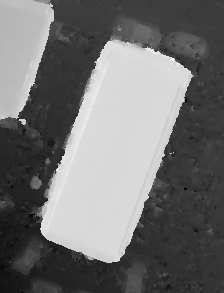
#> input picture buildingDSM.png, 224 x 293 px
$ python LaplaceDTM.py   (older library calls are emulated)
#> lines starting #> are read from the running program, lines starting #| are printed output that depends on the picture; after the words box and inside, x2 and y2 are one past the last pixel; in counts of white or black regions, pixels touching at a corner belong together; long printed decimals are rounded
print('Initialisation')
import numpy as np
import imageio
import scipy as sp
import scipy.misc as sm
import scipy.sparse.linalg as ssl

# input/output
DSM_filename = "buildingDSM.png"
DTM_filename = "buildingDTM.png"
# new mode: no masks
building_mask_filename = "" #"building_mask.png"
water_mask_filename = "" #"water_mask.png"

# parameters
l_water = 1.e9  # amount of smoothing in the water
l_ground = 100  # amount of smoothing on the ground
buffer = 10
max_iter = 10
max_error = 1e-1
show_result = 1

if show_result:
    import matplotlib.pyplot as plt
    import matplotlib.colors as pltc
    from mpl_toolkits.axes_grid1 import make_axes_locatable

# sparse column gradient matrix
def Gcs(nl, nc):
    data = []
    row_ind = []
    col_ind = []
    i_l = 0
    for l in range(nl):
        for c in range(nc - 1):
            data.append(-1)
            row_ind.append(i_l)
            col_ind.append(c + nc * l)
            data.append(1)
            row_ind.append(i_l)
            col_ind.append(c + 1 + nc * l)
            i_l += 1
    return sp.sparse.csr_matrix((data, (row_ind, col_ind)))


# sparse line gradient matrix
def Gls(nl, nc):
    data = []
    row_ind = []
    col_ind = []
    i_l = 0
    for l in range(nl - 1):
        for c in range(nc):
            data.append(-1)
            row_ind.append(i_l)
            col_ind.append(c + nc * l)
            data.append(1)
            row_ind.append(i_l)
            col_ind.append(c + nc * (l + 1))
            i_l += 1
    return sp.sparse.csr_matrix((data, (row_ind, col_ind)))


# sparse identity matrix
def sparse_eye(n):
    return sp.sparse.csr_matrix((np.ones(n), (range(n), range(n))))


# sparse diagonal matrix
def sparse_diag(v):
    n = v.shape[0]
    return sp.sparse.csr_matrix((v, (range(n), range(n))))


def read_as_2D_float(filename):
#> called with filename = 'buildingDSM.png'
    print('Reading %s' % filename)
    data =  imageio.imread(filename)
#> data is the input picture: shape (293, 224, 4); mean R, G, B, A 112.8, 112.8, 112.8, 255
    if len(data.shape) > 2:
        data = data[:, :, 0]  # take first channel for color image
#> data: shape (293, 224)
    return data.astype(float)


def to_vect(data):
    return np.reshape(data, data.shape[0] * data.shape[1])


# compute M^tWM where W is the weight combining a ground weight and a water weight
def weighted_square(M, water_weight):
    weight_diag = sparse_diag(l_ground*np.ones(water_weight.shape[0]) + l_water * water_weight)
    wM = np.dot(weight_diag, M)
    return np.dot(M.transpose(), wM)


# read inputs and store them in vectors
DSM = read_as_2D_float(DSM_filename)

DSM_vect = to_vect(DSM)
if building_mask_filename:
    building_mask = read_as_2D_float(building_mask_filename)/255
else:
    building_mask = np.zeros(DSM.shape)

if water_mask_filename:
    water_mask = read_as_2D_float(water_mask_filename)/255
else:
    water_mask = np.zeros(DSM.shape)

ground_mask = 1 - np.maximum(building_mask, water_mask)
#> building_mask: shape (293, 224) float64; every value is 0
ground_mask_vect = to_vect(ground_mask)
#> ground_mask: shape (293, 224) float64; every value is 1

# water mask is used to weight gradients, defined on images with one less column/line
water_mask_c = water_mask[:, 0:-1]
water_mask_c_vect = to_vect(water_mask_c)
#> water_mask_c: shape (293, 223) float64; every value is 0
water_mask_l = water_mask[0:-1, :]
water_mask_l_vect = to_vect(water_mask_l)
#> water_mask_l: shape (292, 224) float64; every value is 0

# column/line gradient sparse matrices = regularity term
grad_c = Gcs(DSM.shape[0], DSM.shape[1])
grad_l = Gls(DSM.shape[0], DSM.shape[1])
G = weighted_square(grad_c, water_mask_c_vect) + weighted_square(grad_l, water_mask_l_vect)

prev_u = DSM_vect
for i_iter in range(max_iter):
    # DSM attachment only on ground
    ground_mask_diag = sparse_diag(ground_mask_vect)

    # final system
    A = ground_mask_diag + G
    f = ground_mask_diag.dot(DSM_vect)
    u = ssl.spsolve(A, f)  # solves Au=f in the least squares sense

    if i_iter == 0:
        ground_mask_vect = DSM_vect < u
    else:
        ground_mask_vect = DSM_vect < (u+buffer)
    error = np.sqrt(np.linalg.norm(u-prev_u)/u.shape[0])
    print(error)
    prev_u = u

    # export result
    DTM = np.uint8(np.reshape(u, DSM.shape))
    ground_mask = np.uint8(np.reshape(255*ground_mask_vect, DSM.shape))
    if error < max_error:
        print('Saving %s' % DTM_filename)
        imageio.imwrite(DTM_filename, DTM)
        break

    if show_result:
        ax = plt.subplot()
        im = ax.imshow(np.concatenate((DSM,DTM,ground_mask), 1), norm=pltc.Normalize(vmin=0, vmax=255))
        # create an axes on the right side of ax. The width of cax will be 5%
        # of ax and the padding between cax and ax will be fixed at 0.05 inch.
        divider = make_axes_locatable(ax)
        cax = divider.append_axes("right", size="5%", pad=0.05)
        plt.colorbar(im, cax=cax)
        plt.show()
#> this loop made 4 passes
#> error on passes 1 to 4: 0.322, 0.564, 0.224, 0.068
#| 0.3217
#| 0.5643
#| 0.2238
#| 0.068
#> pass 1, `DTM = np.uint8(np.reshape(u, DSM.shape))`:
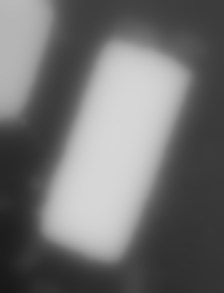
#> DTM: shape (293, 224); min 24, max 215, mean 112.3
#> pass 1, `ground_mask = np.uint8(np.reshape(255*ground_mask_vect, DSM.shape))`:
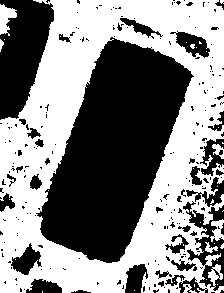
#> ground_mask: shape (293, 224); 52.7% white; 224 black regions (186 under 20 px), largest, box (x1, y1, x2, y2) and area: (36, 37, 194, 263) 19954, (0, 0, 54, 120) 4328, (183, 201, 224, 291) 1327
#> pass 1, `plt.show()`:
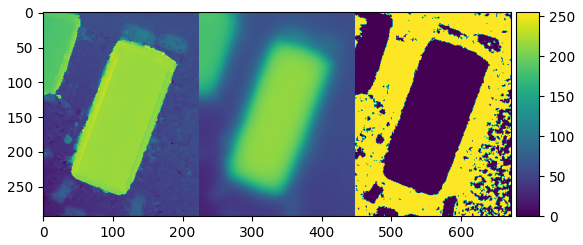
#> figure drawn by matplotlib, 2 panels
#> pass 2, `DTM = np.uint8(np.reshape(u, DSM.shape))`:
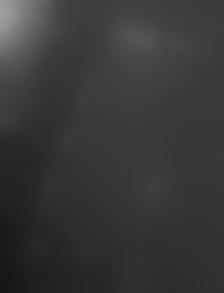
#> DTM: shape (293, 224); min 22, max 158, mean 55.5
#> pass 2, `ground_mask = np.uint8(np.reshape(255*ground_mask_vect, DSM.shape))`:
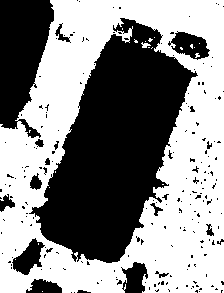
#> ground_mask: shape (293, 224); 54.2% white; 209 black regions (191 under 20 px), largest, box (x1, y1, x2, y2) and area: (29, 18, 198, 263) 21351, (0, 0, 54, 138) 5052, (168, 31, 210, 60) 686
#> pass 2, `plt.show()`:
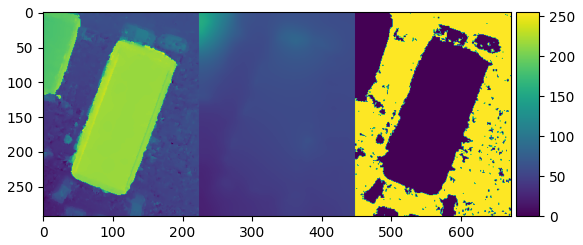
#> figure drawn by matplotlib, 2 panels
